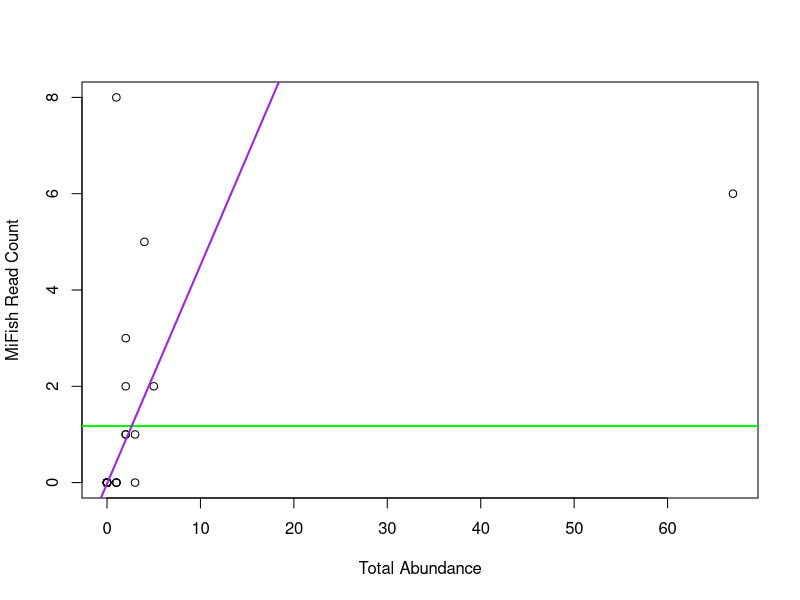
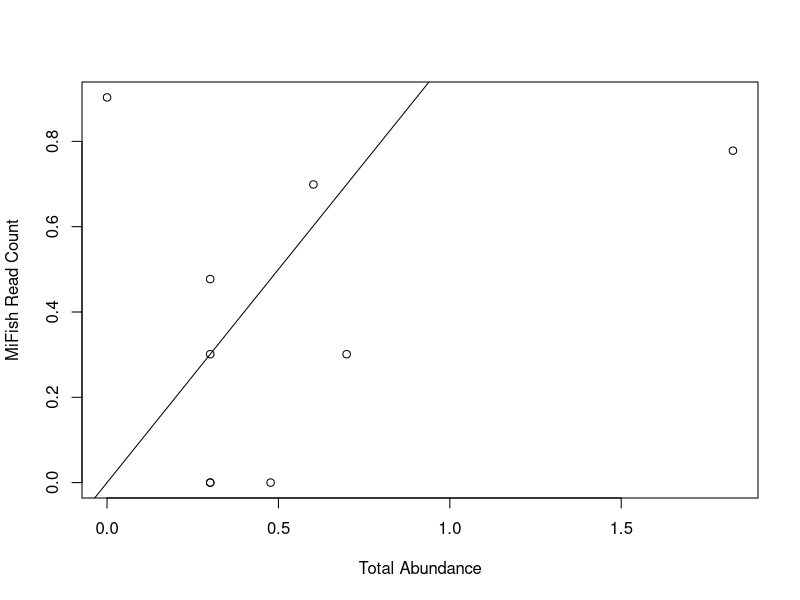
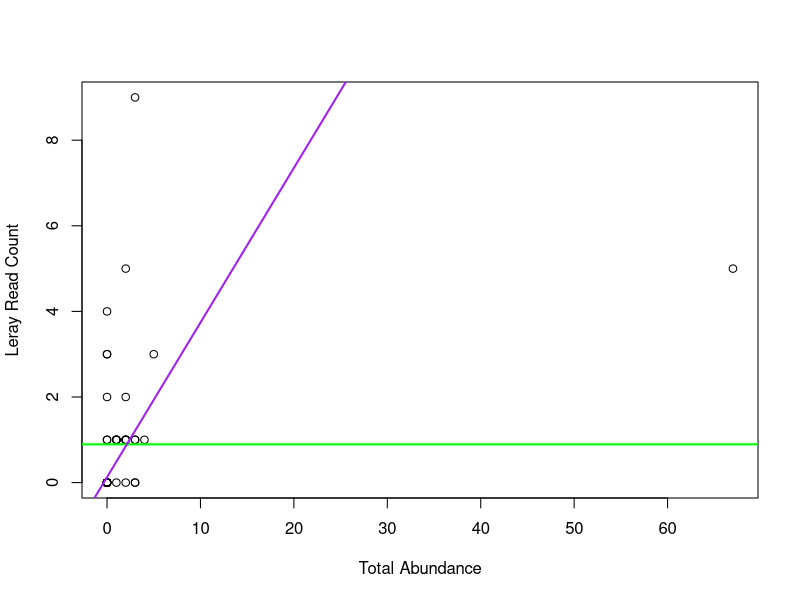
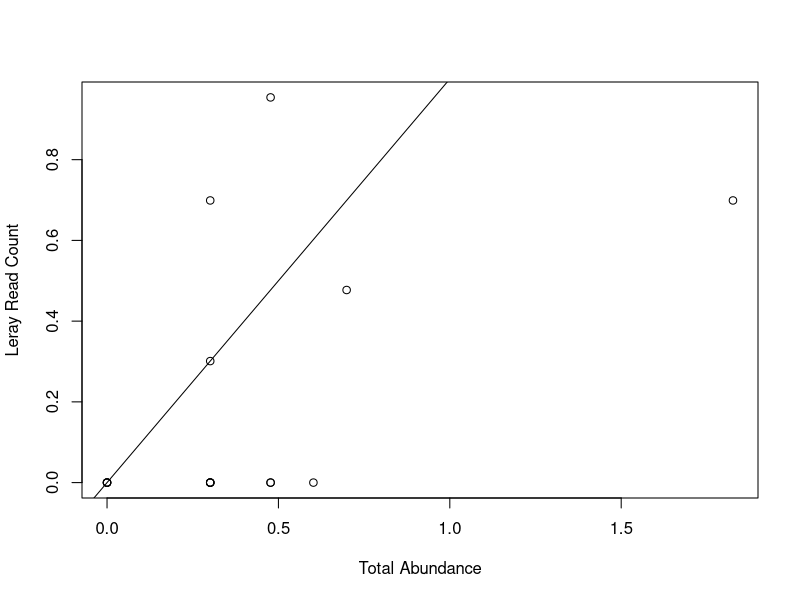

The R script that drew these images, in order: (Note: this script raises an error after producing the figures.)
#Perform a Poisson Regression GLM using the abundance proportion of Fish species to their read counts in csv.
edna_data<- read.csv("MiFish_Abundance_Poisson.csv", header = TRUE)
edna_data$Abundance <- edna_data$Abundance 
edna_data$MiFish <- edna_data$MiFish
edna_data$Leray <- edna_data$Leray

#Replace N/A in csv dataset table.
edna_data<- replace(edna_data, is.na(edna_data), "")

#Fix any dataframe formating issues
edna_data$Species <- as.factor(edna_data$Species)

#Fit data into Poisson Regression GLMs.
edna_MiFish_model <- glm(Abundance ~ 1, data= edna_data, family = "poisson")
edna_MiFish_model_02 <- glm(Abundance ~ MiFish, data= edna_data,
                            family = "poisson")

#View GLMs & Explore model fits and independent variables signifance
summary(edna_MiFish_model)
summary(edna_MiFish_model_02)

# Add the model prediction to the plot
plot(edna_data$MiFish ~ edna_data$Abundance, xlab = "Total Abundance",
     ylab = "MiFish Read Count")
abline(edna_MiFish_model, col="green", lwd=2)
abline(edna_MiFish_model_02, col="purple", lwd=2)

# Add the model prediction to the plot
plot(log10(edna_data$MiFish) ~ log10(edna_data$Abundance),xlab = "Total Abundance",
     ylab = "MiFish Read Count" )
abline(a=0, b=1) # one to one line


#Perform a Poisson Regression GLM using the abundance proportion of all Invert. species to their read counts in csv.
edna_data_02<- read.csv("Leray_Abundance_Poisson.csv", header = TRUE)
edna_data_02$Abundance <- edna_data_02$Abundance
edna_data_02$Leray <- edna_data_02$Leray


#Replace N/A in csv dataset table.
edna_data_02<- replace(edna_data_02, is.na(edna_data_02), "")

#Fix any dataframe formating issues
edna_data_02$Species <- as.factor(edna_data_02$Species)

#Fit data into Poisson Regression GLMs.
edna_Leray_model <- glm(Abundance ~ 1, data= edna_data_02, family = "poisson")
edna_Leray_model_02 <- glm(Abundance ~ Leray, data= edna_data_02,
                           family = "poisson")

#View GLMs & Explore model fits and independent variables signifance
summary(edna_Leray_model)
summary(edna_Leray_model_02)

# Add the model prediction to the plot
plot(edna_data_02$Leray ~ edna_data_02$Abundance, xlab = "Total Abundance",
     ylab = "Leray Read Count")
abline(edna_Leray_model, col="green", lwd=2)
abline(edna_Leray_model_02, col="purple", lwd=2)

# Add the model prediction to the plot
plot(log10(edna_data_02$Leray) ~ log10(edna_data_02$Abundance), xlab = "Total Abundance",
     ylab = "Leray Read Count")
abline(a=0, b=1) # one to one line

#Perform a Multiplicative factor log-Poisson Regression GLM using the abundance proportion of all Invert. species to their read counts, and to their body type in csv.
edna_data_02<- read.csv("Leray_Abundance_Poisson.csv", header = TRUE)
edna_data_02$Abundance <- edna_data_02$Abundance
edna_data_02$Leray <- edna_data_02$Leray
edna_data_02$Body_Type <-edna_data_02$Body_Type

#Replace N/A in csv dataset table.
edna_data_02<- replace(edna_data_02, is.na(edna_data_02), "")

#Fix any dataframe formating issues
edna_data_02$Species <- as.factor(edna_data_02$Species)
edna_data_02$Body_Type <- as.factor(edna_data_02$Body_Type)

#Fit data into Poisson Regression GLMs.
edna_Leray_model <- glm(Abundance ~ 1, data= edna_data_02, family = "poisson")
edna_Leray_model_02 <- glm(Abundance ~ Leray*Body_Type, data= edna_data_02,
                           family = "poisson")

#View GLMs & Explore model fits and independent variables signifance
summary(edna_Leray_model)
summary(edna_Leray_model_02)

# Add the model prediction to the plot
plot(edna_data_02$Leray ~ edna_data_02$Abundance, xlab = "Total Abundance",
     ylab = "Multiplicative Leray Read Count" )
abline(edna_Leray_model, col="green", lwd=2)
abline(edna_Leray_model_02, col="purple", lwd=2)

# Add the model prediction to the plot
plot(log10(edna_data_02$Leray) ~ log10(edna_data_02$Abundance), xlab = "Total Abundance",
     ylab = "Multiplicative Leray Read Count")
abline(a=0, b=1) # one to one line

#Perform a Additive factor log-Poisson Regression GLM using the abundance proportion of all Invert. species to their read counts, and to their body type in csv.
edna_data_02<- read.csv("Leray_Abundance_Poisson.csv", header = TRUE)
edna_data_02$Abundance <- edna_data_02$Abundance
edna_data_02$Leray <- edna_data_02$Leray
edna_data_02$Body_Type <-edna_data_02$Body_Type

#Replace N/A in csv dataset table.
edna_data_02<- replace(edna_data_02, is.na(edna_data_02), "")

#Fix any dataframe formating issues
edna_data_02$Species <- as.factor(edna_data_02$Species)
edna_data_02$Body_Type <- as.factor(edna_data_02$Body_Type)

#Fit data into Poisson Regression GLMs.
edna_Leray_model <- glm(Abundance ~ 1, data= edna_data_02, family = "poisson")
edna_Leray_model_02 <- glm(Abundance ~ Leray+Body_Type, data= edna_data_02,
                           family = "poisson")

#View GLMs & Explore model fits and independent variables signifance
summary(edna_Leray_model)
summary(edna_Leray_model_02)

# Add the model prediction to the plot
plot(edna_data_02$Leray ~ edna_data_02$Abundance, xlab = "Total Abundance",
     ylab = "Additive Leray Read Count")
abline(edna_Leray_model, col="green", lwd=2)
abline(edna_Leray_model_02, col="purple", lwd=2)

# Add the model prediction to the plot
plot(log10(edna_data_02$Leray) ~ log10(edna_data_02$Abundance),  xlab = "Total Abundance",
     ylab = "Additive Leray Read Count")
abline(a=0, b=1) # one to one line


#Perform a Poisson Regression GLM using the abundance proportion of cephalopod species to their read counts in csv.
edna_data_03<- read.csv("Ceph18s_Abundance_Poisson.csv", header = TRUE)
edna_data_03$Abundance <- edna_data_03$Abundance
edna_data_03$Ceph18s <- edna_data_03$Ceph18s

#Replace N/A in csv dataset table.
edna_data_03<- replace(edna_data_03, is.na(edna_data_03), "")

#Fix any dataframe formating issues
edna_data_03$Species <- as.factor(edna_data_03$Species)

#Fit data into Poisson Regression GLMs.
edna_Ceph18s_model <- glm(Abundance ~ 1, data= edna_data_03, family = "poisson")
edna_Ceph18s_model_02 <- glm(Abundance ~ Ceph18s, data= edna_data_03,
                             family = "poisson")

#View GLMs & Explore model fits and independent variables signifance
summary(edna_Ceph18s_model)
summary(edna_Ceph18s_model_02)

# Add the model prediction to the plot
plot(edna_data_03$Ceph18s ~ edna_data_03$Abundance, xlab = "Total Abundance",
     ylab = "Ceph18S Read Count")
abline(edna_Ceph18s_model, col="green", lwd=2)
abline(edna_Ceph18s_model_02, col="purple", lwd=2)

# Add the model prediction to the plot
plot(log10(edna_data_03$Ceph18s) ~ log10(edna_data_03$Abundance), xlab = "Total Abundance",
     ylab = "Ceph18S Read Count")
abline(a=0, b=1) # one to one line

#Perform a Poisson Regression GLM using the abundance of eDNA collected from different located metaprobes to their in csv.
edna_data<- read.csv("Metaprobe_eDNA_Location.csv", header = TRUE)
edna_data$Metaprobes <- edna_data$Metaprobes
edna_data$Location <- edna_data$Location 
edna_data$Quantity <- edna_data$Quantity

#Replace N/A in csv dataset table.
edna_data<- replace(edna_data, is.na(edna_data), "")

#Fix any dataframe formating issues
edna_data$Metaprobes <- as.factor(edna_data$Metaprobes)
edna_data$Location <- as.factor(edna_data$Location)
edna_data$Quantity   <- as.numeric(edna_data$Quantity)

#Fit data into Poisson Regression GLMs.
edna_Metaprobe_model <- glm(Quantity ~ 1, data= edna_data, family = "poisson")
edna_Metaprobe_model_02 <- glm(Quantity ~ Location, data= edna_data,
                            family = "poisson")

#View GLMs & Explore model fits and independent variables signifance
summary(edna_Metaprobe_model)
summary(edna_Metaprobe_model_02)

#'Location' is a factor (categorical), a boxplot is more appropriate than a scatter plot.Using a lighter color so points show up, Darker border for contrast, and have outline FALSE to Hide default outliers so they aren't doubled

plot(Quantity ~ Location, data = edna_data, 
     main = "eDNA Quantity by Location", ylab = "Abundance", xlab = "Location",
     col = "green", border = "purple", outline = FALSE)

#Abline doesn't work directly with GLMs like this because GLMs are non-linear.
# To see if Location is significant:

anova(edna_Metaprobe_model, edna_Metaprobe_model_02, test = "Chisq")
